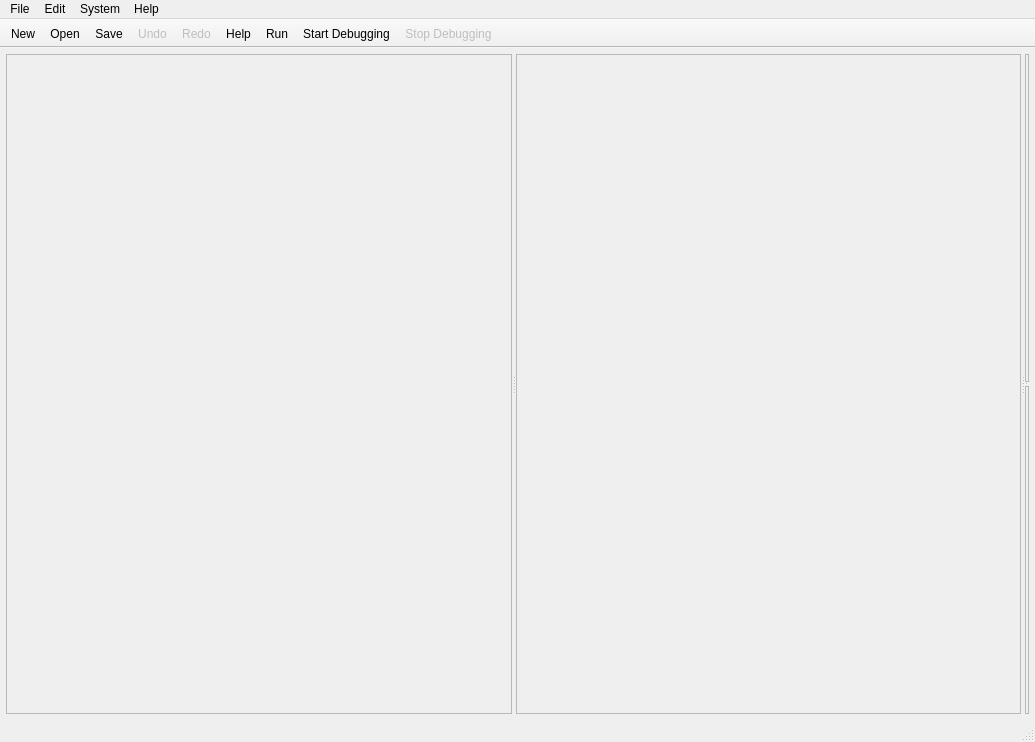
<?xml version="1.0" encoding="UTF-8"?>
<ui version="4.0">
 <class>MainWindow</class>
 <widget class="QMainWindow" name="MainWindow">
  <property name="geometry">
   <rect>
    <x>0</x>
    <y>0</y>
    <width>1035</width>
    <height>742</height>
   </rect>
  </property>
  <property name="windowTitle">
   <string>Pep/9 CPU</string>
  </property>
  <property name="unifiedTitleAndToolBarOnMac">
   <bool>true</bool>
  </property>
  <widget class="QWidget" name="centralWidget">
   <layout class="QGridLayout" name="gridLayout">
    <property name="leftMargin">
     <number>6</number>
    </property>
    <property name="topMargin">
     <number>6</number>
    </property>
    <property name="rightMargin">
     <number>6</number>
    </property>
    <property name="bottomMargin">
     <number>6</number>
    </property>
    <item row="0" column="0">
     <widget class="QSplitter" name="mainSplitter">
      <property name="orientation">
       <enum>Qt::Horizontal</enum>
      </property>
      <widget class="QFrame" name="memoryFrame">
       <property name="frameShape">
        <enum>QFrame::StyledPanel</enum>
       </property>
       <property name="frameShadow">
        <enum>QFrame::Raised</enum>
       </property>
      </widget>
      <widget class="QFrame" name="cpuFrame">
       <property name="frameShape">
        <enum>QFrame::StyledPanel</enum>
       </property>
       <property name="frameShadow">
        <enum>QFrame::Raised</enum>
       </property>
      </widget>
      <widget class="QSplitter" name="codeSplitter">
       <property name="orientation">
        <enum>Qt::Vertical</enum>
       </property>
       <widget class="QFrame" name="microcodeFrame">
        <property name="frameShape">
         <enum>QFrame::StyledPanel</enum>
        </property>
        <property name="frameShadow">
         <enum>QFrame::Raised</enum>
        </property>
       </widget>
       <widget class="QFrame" name="objectCodeFrame">
        <property name="frameShape">
         <enum>QFrame::StyledPanel</enum>
        </property>
        <property name="frameShadow">
         <enum>QFrame::Raised</enum>
        </property>
       </widget>
      </widget>
     </widget>
    </item>
   </layout>
  </widget>
  <widget class="QMenuBar" name="menuBar">
   <property name="geometry">
    <rect>
     <x>0</x>
     <y>0</y>
     <width>1035</width>
     <height>20</height>
    </rect>
   </property>
   <widget class="QMenu" name="menuFile">
    <property name="title">
     <string>File</string>
    </property>
    <addaction name="actionFile_New"/>
    <addaction name="actionFile_Open"/>
    <addaction name="actionFile_Save"/>
    <addaction name="actionFile_Save_As"/>
    <addaction name="separator"/>
    <addaction name="actionFile_Print_Microcode"/>
    <addaction name="actionFile_Print_Object_Code"/>
   </widget>
   <widget class="QMenu" name="menuEdit">
    <property name="title">
     <string>Edit</string>
    </property>
    <addaction name="actionEdit_Undo"/>
    <addaction name="actionEdit_Redo"/>
    <addaction name="separator"/>
    <addaction name="actionEdit_Cut"/>
    <addaction name="actionEdit_Copy"/>
    <addaction name="actionEdit_Paste"/>
    <addaction name="separator"/>
    <addaction name="actionEdit_UnComment_Line"/>
    <addaction name="actionEdit_Auto_Format_Microcode"/>
    <addaction name="actionEdit_Remove_Error_Messages"/>
    <addaction name="separator"/>
    <addaction name="actionEdit_Font"/>
   </widget>
   <widget class="QMenu" name="menuSystem">
    <property name="title">
     <string>System</string>
    </property>
    <addaction name="separator"/>
    <addaction name="actionSystem_Run"/>
    <addaction name="actionSystem_Start_Debugging"/>
    <addaction name="actionSystem_Stop_Debugging"/>
    <addaction name="separator"/>
    <addaction name="actionSystem_Clear_CPU"/>
    <addaction name="actionSystem_Clear_Memory"/>
    <addaction name="separator"/>
    <addaction name="actionOne_Byte_Data_Bus_Model"/>
    <addaction name="actionTwo_Byte_Data_Bus_Model"/>
   </widget>
   <widget class="QMenu" name="menuHelp">
    <property name="title">
     <string>Help</string>
    </property>
    <addaction name="actionHelp_UsingPep9CPU"/>
    <addaction name="actionHelp_InteractiveUse"/>
    <addaction name="actionHelp_MicrocodeUse"/>
    <addaction name="actionHelp_DebuggingUse"/>
    <addaction name="actionHelp_Pep9Reference"/>
    <addaction name="actionHelp_Examples"/>
    <addaction name="separator"/>
    <addaction name="actionHelp_About_Pep9CPU"/>
    <addaction name="actionHelp_About_Qt"/>
   </widget>
   <addaction name="menuFile"/>
   <addaction name="menuEdit"/>
   <addaction name="menuSystem"/>
   <addaction name="menuHelp"/>
  </widget>
  <widget class="QToolBar" name="mainToolBar">
   <property name="enabled">
    <bool>true</bool>
   </property>
   <property name="windowTitle">
    <string>Toolbar</string>
   </property>
   <property name="movable">
    <bool>false</bool>
   </property>
   <property name="iconSize">
    <size>
     <width>32</width>
     <height>32</height>
    </size>
   </property>
   <property name="floatable">
    <bool>false</bool>
   </property>
   <attribute name="toolBarArea">
    <enum>TopToolBarArea</enum>
   </attribute>
   <attribute name="toolBarBreak">
    <bool>false</bool>
   </attribute>
   <addaction name="actionFile_New"/>
   <addaction name="actionFile_Open"/>
   <addaction name="actionFile_Save"/>
   <addaction name="actionEdit_Undo"/>
   <addaction name="actionEdit_Redo"/>
   <addaction name="actionHelp"/>
   <addaction name="actionSystem_Run"/>
   <addaction name="actionSystem_Start_Debugging"/>
   <addaction name="actionSystem_Stop_Debugging"/>
  </widget>
  <widget class="QToolBar" name="byteConverterToolBar">
   <property name="movable">
    <bool>false</bool>
   </property>
   <property name="floatable">
    <bool>false</bool>
   </property>
   <attribute name="toolBarArea">
    <enum>TopToolBarArea</enum>
   </attribute>
   <attribute name="toolBarBreak">
    <bool>false</bool>
   </attribute>
  </widget>
  <widget class="QStatusBar" name="statusBar"/>
  <action name="actionFile_New">
   <property name="icon">
    <iconset resource="pep9cpuresources.qrc">
     <normaloff>:/images/new.png</normaloff>:/images/new.png</iconset>
   </property>
   <property name="text">
    <string>New</string>
   </property>
   <property name="shortcut">
    <string>Ctrl+N</string>
   </property>
   <property name="iconVisibleInMenu">
    <bool>false</bool>
   </property>
  </action>
  <action name="actionFile_Open">
   <property name="icon">
    <iconset resource="pep9cpuresources.qrc">
     <normaloff>:/images/open.png</normaloff>:/images/open.png</iconset>
   </property>
   <property name="text">
    <string>Open</string>
   </property>
   <property name="shortcut">
    <string>Ctrl+O</string>
   </property>
   <property name="iconVisibleInMenu">
    <bool>false</bool>
   </property>
  </action>
  <action name="actionFile_Save">
   <property name="icon">
    <iconset resource="pep9cpuresources.qrc">
     <normaloff>:/images/save.png</normaloff>:/images/save.png</iconset>
   </property>
   <property name="text">
    <string>Save</string>
   </property>
   <property name="shortcut">
    <string>Ctrl+S</string>
   </property>
   <property name="iconVisibleInMenu">
    <bool>false</bool>
   </property>
  </action>
  <action name="actionFile_Save_As">
   <property name="text">
    <string>Save As...</string>
   </property>
   <property name="shortcut">
    <string>Ctrl+Shift+S</string>
   </property>
   <property name="iconVisibleInMenu">
    <bool>false</bool>
   </property>
  </action>
  <action name="actionEdit_Undo">
   <property name="enabled">
    <bool>false</bool>
   </property>
   <property name="icon">
    <iconset resource="pep9cpuresources.qrc">
     <normaloff>:/images/undo.png</normaloff>:/images/undo.png</iconset>
   </property>
   <property name="text">
    <string>Undo</string>
   </property>
   <property name="shortcut">
    <string>Ctrl+Z</string>
   </property>
   <property name="iconVisibleInMenu">
    <bool>false</bool>
   </property>
  </action>
  <action name="actionEdit_Redo">
   <property name="enabled">
    <bool>false</bool>
   </property>
   <property name="icon">
    <iconset resource="pep9cpuresources.qrc">
     <normaloff>:/images/redo.png</normaloff>:/images/redo.png</iconset>
   </property>
   <property name="text">
    <string>Redo</string>
   </property>
   <property name="shortcut">
    <string>Ctrl+Y</string>
   </property>
   <property name="iconVisibleInMenu">
    <bool>false</bool>
   </property>
  </action>
  <action name="actionEdit_Cut">
   <property name="icon">
    <iconset resource="pep9cpuresources.qrc">
     <normaloff>:/images/cut.png</normaloff>:/images/cut.png</iconset>
   </property>
   <property name="text">
    <string>Cut</string>
   </property>
   <property name="shortcut">
    <string>Ctrl+X</string>
   </property>
   <property name="iconVisibleInMenu">
    <bool>false</bool>
   </property>
  </action>
  <action name="actionEdit_Copy">
   <property name="icon">
    <iconset resource="pep9cpuresources.qrc">
     <normaloff>:/images/copy.png</normaloff>:/images/copy.png</iconset>
   </property>
   <property name="text">
    <string>Copy</string>
   </property>
   <property name="shortcut">
    <string>Ctrl+C</string>
   </property>
   <property name="iconVisibleInMenu">
    <bool>false</bool>
   </property>
  </action>
  <action name="actionEdit_Paste">
   <property name="icon">
    <iconset resource="pep9cpuresources.qrc">
     <normaloff>:/images/paste.png</normaloff>:/images/paste.png</iconset>
   </property>
   <property name="text">
    <string>Paste</string>
   </property>
   <property name="shortcut">
    <string>Ctrl+V</string>
   </property>
   <property name="iconVisibleInMenu">
    <bool>false</bool>
   </property>
  </action>
  <action name="actionEdit_Font">
   <property name="text">
    <string>Font...</string>
   </property>
   <property name="iconVisibleInMenu">
    <bool>false</bool>
   </property>
  </action>
  <action name="actionSystem_Clear_CPU">
   <property name="text">
    <string>Clear CPU</string>
   </property>
   <property name="iconVisibleInMenu">
    <bool>false</bool>
   </property>
  </action>
  <action name="actionSystem_Clear_Memory">
   <property name="text">
    <string>Clear Memory</string>
   </property>
   <property name="iconVisibleInMenu">
    <bool>false</bool>
   </property>
  </action>
  <action name="actionHelp_UsingPep9CPU">
   <property name="icon">
    <iconset resource="pep9cpuresources.qrc">
     <normaloff>:/images/help.png</normaloff>:/images/help.png</iconset>
   </property>
   <property name="text">
    <string>Using Pep/9 CPU</string>
   </property>
   <property name="iconVisibleInMenu">
    <bool>false</bool>
   </property>
  </action>
  <action name="actionHelp_InteractiveUse">
   <property name="text">
    <string>Interactive Use</string>
   </property>
   <property name="iconVisibleInMenu">
    <bool>false</bool>
   </property>
  </action>
  <action name="actionSystem_Run">
   <property name="icon">
    <iconset resource="pep9cpuresources.qrc">
     <normaloff>:/images/run.png</normaloff>:/images/run.png</iconset>
   </property>
   <property name="text">
    <string>Run</string>
   </property>
   <property name="shortcut">
    <string>Ctrl+R</string>
   </property>
   <property name="iconVisibleInMenu">
    <bool>false</bool>
   </property>
  </action>
  <action name="actionSystem_Start_Debugging">
   <property name="icon">
    <iconset resource="pep9cpuresources.qrc">
     <normaloff>:/images/debugger_start.png</normaloff>:/images/debugger_start.png</iconset>
   </property>
   <property name="text">
    <string>Start Debugging</string>
   </property>
   <property name="shortcut">
    <string>Ctrl+D</string>
   </property>
   <property name="iconVisibleInMenu">
    <bool>false</bool>
   </property>
  </action>
  <action name="actionSystem_Stop_Debugging">
   <property name="enabled">
    <bool>false</bool>
   </property>
   <property name="icon">
    <iconset resource="pep9cpuresources.qrc">
     <normaloff>:/images/stop.png</normaloff>:/images/stop.png</iconset>
   </property>
   <property name="text">
    <string>Stop Debugging</string>
   </property>
   <property name="shortcut">
    <string>Ctrl+.</string>
   </property>
   <property name="iconVisibleInMenu">
    <bool>false</bool>
   </property>
  </action>
  <action name="actionSystem_Load_Microcode">
   <property name="text">
    <string>Load Microcode</string>
   </property>
   <property name="iconVisibleInMenu">
    <bool>false</bool>
   </property>
  </action>
  <action name="actionHelp">
   <property name="icon">
    <iconset resource="pep9cpuresources.qrc">
     <normaloff>:/images/help.png</normaloff>:/images/help.png</iconset>
   </property>
   <property name="text">
    <string>Help</string>
   </property>
   <property name="shortcut">
    <string>F1</string>
   </property>
  </action>
  <action name="actionFile_Print_Microcode">
   <property name="text">
    <string>Print Microcode...</string>
   </property>
  </action>
  <action name="actionFile_Print_Object_Code">
   <property name="text">
    <string>Print Object Code...</string>
   </property>
  </action>
  <action name="actionEdit_Remove_Error_Messages">
   <property name="text">
    <string>Remove Error Messages</string>
   </property>
  </action>
  <action name="actionEdit_Auto_Format_Microcode">
   <property name="text">
    <string>Auto-format Microcode</string>
   </property>
   <property name="toolTip">
    <string>Auto-format Microcode</string>
   </property>
   <property name="shortcut">
    <string>Ctrl+L</string>
   </property>
  </action>
  <action name="actionHelp_About_Pep9CPU">
   <property name="text">
    <string>About Pep9CPU</string>
   </property>
   <property name="toolTip">
    <string>About Pep9CPU</string>
   </property>
  </action>
  <action name="actionHelp_About_Qt">
   <property name="text">
    <string>About Qt</string>
   </property>
  </action>
  <action name="actionEdit_UnComment_Line">
   <property name="text">
    <string>Un/Comment Line</string>
   </property>
   <property name="shortcut">
    <string>Ctrl+/</string>
   </property>
  </action>
  <action name="actionHelp_MicrocodeUse">
   <property name="text">
    <string>Microcode Use</string>
   </property>
  </action>
  <action name="actionHelp_DebuggingUse">
   <property name="text">
    <string>Debugging Use</string>
   </property>
  </action>
  <action name="actionHelp_Pep9Reference">
   <property name="text">
    <string>Pep/9 Reference</string>
   </property>
  </action>
  <action name="actionHelp_Examples">
   <property name="text">
    <string>Examples</string>
   </property>
  </action>
  <action name="actionOne_Byte_Data_Bus_Model">
   <property name="enabled">
    <bool>false</bool>
   </property>
   <property name="text">
    <string>One-byte Data Bus</string>
   </property>
   <property name="toolTip">
    <string>One-byte Data Bus</string>
   </property>
   <property name="shortcut">
    <string>Ctrl+1</string>
   </property>
  </action>
  <action name="actionTwo_Byte_Data_Bus_Model">
   <property name="text">
    <string>Two-byte Data Bus</string>
   </property>
   <property name="toolTip">
    <string>Two-byte Data Bus</string>
   </property>
   <property name="shortcut">
    <string>Ctrl+2</string>
   </property>
  </action>
 </widget>
 <layoutdefault spacing="6" margin="11"/>
 <resources>
  <include location="pep9cpuresources.qrc"/>
 </resources>
 <connections/>
</ui>
